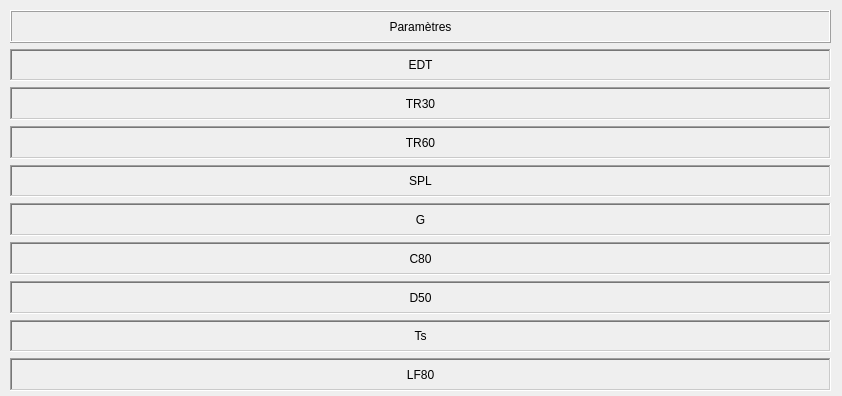
<?xml version="1.0" encoding="UTF-8"?>
<ui version="4.0">
 <class>Data</class>
 <widget class="QDialog" name="Data">
  <property name="geometry">
   <rect>
    <x>0</x>
    <y>0</y>
    <width>842</width>
    <height>396</height>
   </rect>
  </property>
  <property name="windowTitle">
   <string>Données acoustiques</string>
  </property>
  <widget class="QWidget" name="gridLayoutWidget">
   <property name="geometry">
    <rect>
     <x>10</x>
     <y>10</y>
     <width>821</width>
     <height>381</height>
    </rect>
   </property>
   <layout class="QGridLayout" name="layout">
    <property name="sizeConstraint">
     <enum>QLayout::SetMinimumSize</enum>
    </property>
    <item row="7" column="0">
     <widget class="QLabel" name="label_4">
      <property name="font">
       <font>
        <kerning>true</kerning>
       </font>
      </property>
      <property name="autoFillBackground">
       <bool>true</bool>
      </property>
      <property name="frameShape">
       <enum>QFrame::WinPanel</enum>
      </property>
      <property name="frameShadow">
       <enum>QFrame::Sunken</enum>
      </property>
      <property name="text">
       <string>D50</string>
      </property>
      <property name="alignment">
       <set>Qt::AlignCenter</set>
      </property>
      <property name="wordWrap">
       <bool>false</bool>
      </property>
     </widget>
    </item>
    <item row="1" column="0">
     <widget class="QLabel" name="label_2">
      <property name="font">
       <font>
        <kerning>true</kerning>
       </font>
      </property>
      <property name="autoFillBackground">
       <bool>true</bool>
      </property>
      <property name="frameShape">
       <enum>QFrame::WinPanel</enum>
      </property>
      <property name="frameShadow">
       <enum>QFrame::Sunken</enum>
      </property>
      <property name="text">
       <string>EDT</string>
      </property>
      <property name="alignment">
       <set>Qt::AlignCenter</set>
      </property>
      <property name="wordWrap">
       <bool>false</bool>
      </property>
     </widget>
    </item>
    <item row="6" column="0">
     <widget class="QLabel" name="label_3">
      <property name="font">
       <font>
        <kerning>true</kerning>
       </font>
      </property>
      <property name="autoFillBackground">
       <bool>true</bool>
      </property>
      <property name="frameShape">
       <enum>QFrame::WinPanel</enum>
      </property>
      <property name="frameShadow">
       <enum>QFrame::Sunken</enum>
      </property>
      <property name="text">
       <string>C80</string>
      </property>
      <property name="alignment">
       <set>Qt::AlignCenter</set>
      </property>
      <property name="wordWrap">
       <bool>false</bool>
      </property>
     </widget>
    </item>
    <item row="3" column="0">
     <widget class="QLabel" name="label_9">
      <property name="frameShape">
       <enum>QFrame::WinPanel</enum>
      </property>
      <property name="frameShadow">
       <enum>QFrame::Sunken</enum>
      </property>
      <property name="text">
       <string>TR60</string>
      </property>
      <property name="alignment">
       <set>Qt::AlignCenter</set>
      </property>
     </widget>
    </item>
    <item row="8" column="0">
     <widget class="QLabel" name="label_5">
      <property name="font">
       <font>
        <kerning>true</kerning>
       </font>
      </property>
      <property name="autoFillBackground">
       <bool>true</bool>
      </property>
      <property name="frameShape">
       <enum>QFrame::WinPanel</enum>
      </property>
      <property name="frameShadow">
       <enum>QFrame::Sunken</enum>
      </property>
      <property name="text">
       <string>Ts</string>
      </property>
      <property name="alignment">
       <set>Qt::AlignCenter</set>
      </property>
      <property name="wordWrap">
       <bool>false</bool>
      </property>
     </widget>
    </item>
    <item row="4" column="0">
     <widget class="QLabel" name="label_6">
      <property name="font">
       <font>
        <kerning>true</kerning>
       </font>
      </property>
      <property name="autoFillBackground">
       <bool>true</bool>
      </property>
      <property name="frameShape">
       <enum>QFrame::WinPanel</enum>
      </property>
      <property name="frameShadow">
       <enum>QFrame::Sunken</enum>
      </property>
      <property name="text">
       <string>SPL</string>
      </property>
      <property name="alignment">
       <set>Qt::AlignCenter</set>
      </property>
      <property name="wordWrap">
       <bool>false</bool>
      </property>
     </widget>
    </item>
    <item row="9" column="0">
     <widget class="QLabel" name="label_7">
      <property name="font">
       <font>
        <kerning>true</kerning>
       </font>
      </property>
      <property name="autoFillBackground">
       <bool>true</bool>
      </property>
      <property name="frameShape">
       <enum>QFrame::WinPanel</enum>
      </property>
      <property name="frameShadow">
       <enum>QFrame::Sunken</enum>
      </property>
      <property name="text">
       <string>LF80</string>
      </property>
      <property name="alignment">
       <set>Qt::AlignCenter</set>
      </property>
      <property name="wordWrap">
       <bool>false</bool>
      </property>
     </widget>
    </item>
    <item row="0" column="0">
     <widget class="QLabel" name="label_8">
      <property name="font">
       <font>
        <kerning>true</kerning>
       </font>
      </property>
      <property name="autoFillBackground">
       <bool>true</bool>
      </property>
      <property name="frameShape">
       <enum>QFrame::Box</enum>
      </property>
      <property name="frameShadow">
       <enum>QFrame::Raised</enum>
      </property>
      <property name="text">
       <string>Paramètres</string>
      </property>
      <property name="alignment">
       <set>Qt::AlignCenter</set>
      </property>
      <property name="wordWrap">
       <bool>false</bool>
      </property>
     </widget>
    </item>
    <item row="2" column="0">
     <widget class="QLabel" name="label">
      <property name="font">
       <font>
        <kerning>true</kerning>
       </font>
      </property>
      <property name="autoFillBackground">
       <bool>true</bool>
      </property>
      <property name="frameShape">
       <enum>QFrame::WinPanel</enum>
      </property>
      <property name="frameShadow">
       <enum>QFrame::Sunken</enum>
      </property>
      <property name="text">
       <string>TR30</string>
      </property>
      <property name="alignment">
       <set>Qt::AlignCenter</set>
      </property>
      <property name="wordWrap">
       <bool>false</bool>
      </property>
     </widget>
    </item>
    <item row="5" column="0">
     <widget class="QLabel" name="label_10">
      <property name="frameShape">
       <enum>QFrame::WinPanel</enum>
      </property>
      <property name="frameShadow">
       <enum>QFrame::Sunken</enum>
      </property>
      <property name="text">
       <string>G</string>
      </property>
      <property name="alignment">
       <set>Qt::AlignCenter</set>
      </property>
     </widget>
    </item>
   </layout>
  </widget>
 </widget>
 <resources/>
 <connections/>
</ui>
